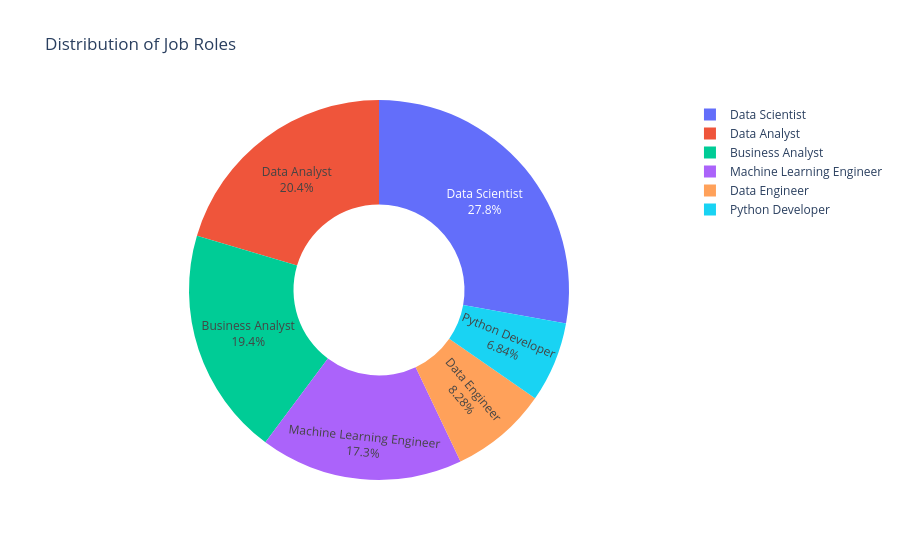

This figure's notebook cell:
### Code cell
role_counts = df['role_category'].value_counts().reset_index()
role_counts.columns = ['Role', 'Count']

fig = px.pie(
    role_counts,
    names='Role',
    values='Count',
    hole=0.45,
    title='Distribution of Job Roles'
)

fig.update_traces(
    textposition='inside',
    textinfo='percent+label'
)

fig.update_layout(template='plotly_white')

fig.show()

### Figure 1 — Plotly figure (JSON) as saved in the notebook; plotly's stock layout.template omitted (floating-point values rounded to 4 significant figures)
{"data": [{"domain": {"x": [0, 1], "y": [0, 1]}, "hole": 0.45, "hovertemplate": "Role=%{label}<br>Count=%{value}<extra></extra>", "labels": ["Data Scientist", "Data Analyst", "Business Analyst", "Machine Learning Engineer", "Data Engineer", "Python Developer"], "legendgroup": "", "name": "", "showlegend": true, "textinfo": "percent+label", "textposition": "inside", "type": "pie", "values": [6455, 4729, 4505, 4004, 1922, 1586]}], "layout": {"legend": {"tracegroupgap": 0}, "title": {"text": "Distribution of Job Roles"}}}
